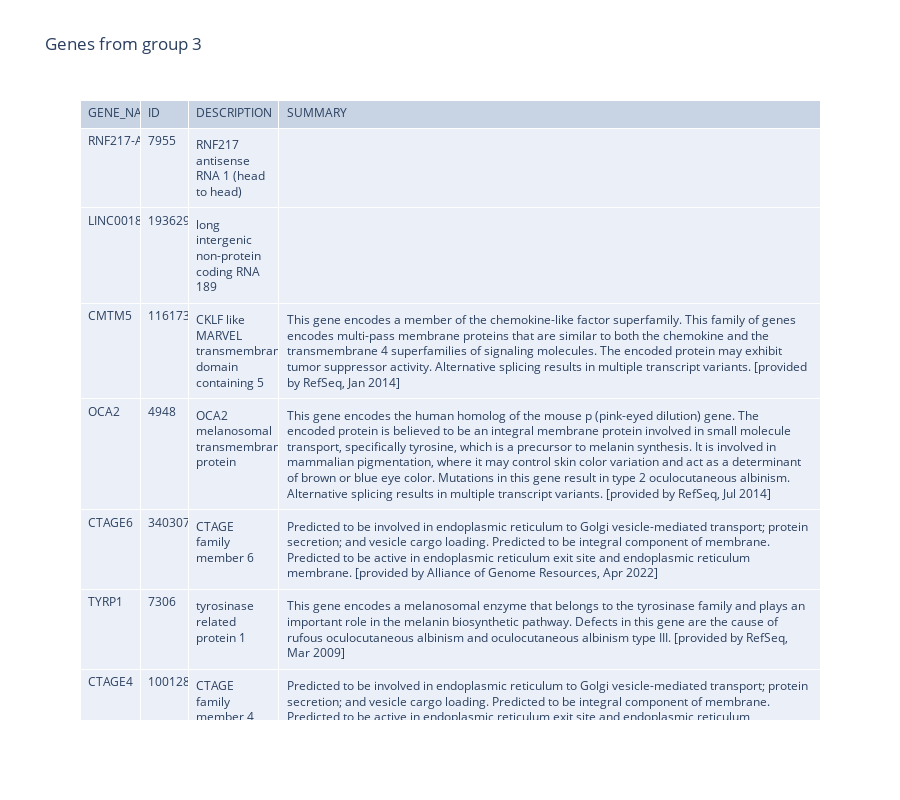

The code cell stored with this chart in its notebook:
### Code cell
table(group3_genes, [10, 8, 15, 90], 'Genes from group 3')

### Figure 1 — Plotly figure (JSON) as saved in the notebook; plotly's stock layout.template omitted (floating-point values rounded to 4 significant figures; data arrays with more than 128 entries replaced by an {"elided": "..."} marker saying what was removed)
{"data": [{"cells": {"align": "left", "values": {"elided": "4x144 str values"}}, "columnwidth": [10, 8, 15, 90], "header": {"align": "left", "values": ["GENE_NAME", "ID", "DESCRIPTION", "SUMMARY"]}, "type": "table"}], "layout": {"height": 800, "showlegend": false, "title": {"text": "Genes from group 3"}}}
